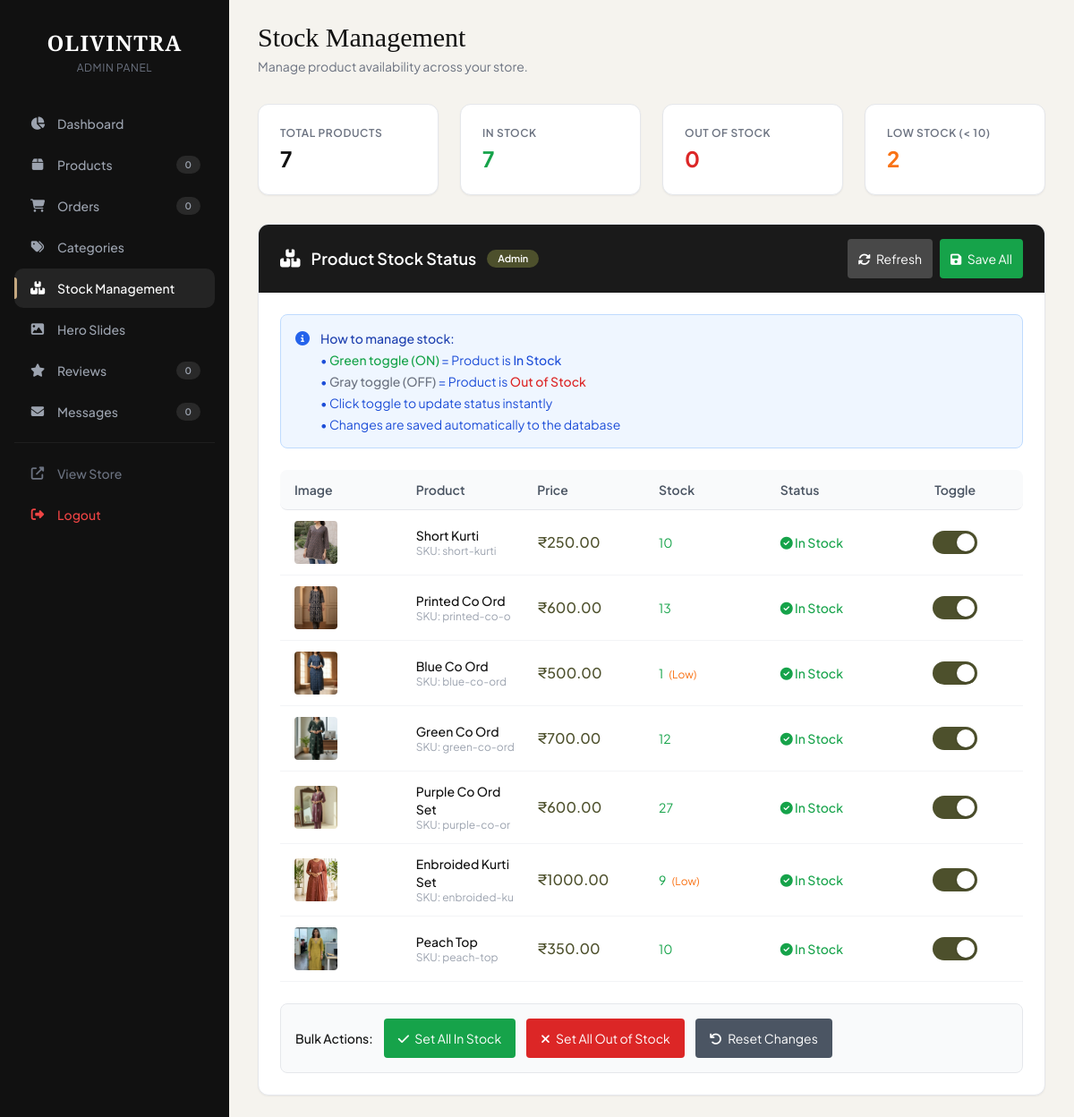
The page /admin/stock-management (signed in) on the database its author committed.
### models.py (models this page shows, shortened)
class Product(db.Model):
    id = db.Column(db.Integer, primary_key=True)
    name = db.Column(db.String(200), nullable=False)
    slug = db.Column(db.String(200), unique=True, nullable=False)
    description = db.Column(db.Text)
    price = db.Column(db.Float, nullable=False)
    original_price = db.Column(db.Float)
    image = db.Column(db.String(200))
    images = db.Column(db.Text)  # JSON array for multiple images
    category_id = db.Column(db.Integer, db.ForeignKey('category.id'))
    is_featured = db.Column(db.Boolean, default=False)
    is_best_seller = db.Column(db.Boolean, default=False)
    is_new_arrival = db.Column(db.Boolean, default=False)
    stock = db.Column(db.Integer, default=0)
    in_stock = db.Column(db.Boolean, default=True)
    rating = db.Column(db.Float, default=0)
    review_count = db.Column(db.Integer, default=0)
    material = db.Column(db.String(100))
    care_instructions = db.Column(db.Text)
    sizes = db.Column(db.Text)  # JSON array for sizes like ["S", "M", "L", "XL", "XXL"]
    created_at = db.Column(db.DateTime, default=datetime.utcnow)
    updated_at = db.Column(db.DateTime, default=datetime.utcnow, onupdate=datetime.utcnow)
    reviews = db.relationship('Review', backref='product', lazy=True, cascade='all, delete-orphan')

### app.py (the view)
@app.route('/admin/stock-management')
@login_required
@admin_required
def admin_stock_management():
    products = Product.query.order_by(Product.created_at.desc()).all()
    return render_template('admin/stock_management.html', products=products)

### app.py (called while the page is built, shortened)
@login_manager.user_loader
def load_user(user_id):
    admin = Admin.query.get(int(user_id))
    if admin:
        return admin
    return None

@app.before_request
def create_admin():
    if not Admin.query.first():
        admin = Admin(username=Config.ADMIN_USERNAME)
        admin.set_password(Config.ADMIN_PASSWORD)
        db.session.add(admin)
        db.session.commit()

@app.context_processor
def utility_processor():
    def cart_count():
        if 'cart' in session:
            return sum(item['quantity'] for item in session['cart'])
        return 0
    whatsapp_number = '+919037392700'
    whatsapp_url = f'https://wa.me/{whatsapp_number}'
    return dict(
        cart_count=cart_count,
        whatsapp_number=whatsapp_number,
        whatsapp_url=whatsapp_url,
        datetime=datetime
    )

def admin_required(f):
    @wraps(f)
    def decorated_function(*args, **kwargs):
        if not current_user.is_authenticated:
            flash('Please login as admin to continue.', 'error')
            return redirect(url_for('admin_login'))
        if not isinstance(current_user, Admin):
            flash('Access denied. Admin only.', 'error')
            return redirect(url_for('admin_login'))
        return f(*args, **kwargs)
    return decorated_function

### templates/admin/stock_management.html (shortened to what this page needs)
{% extends "admin/base_admin.html" %}
{% block admin_content %}
<div class="mb-8">
    <h2 class="text-3xl font-serif text-brand-dark">Stock Management</h2>
    <p class="text-gray-500 text-sm mt-1">Manage product availability across your store.</p>
</div>
<div class="grid grid-cols-1 sm:grid-cols-2 lg:grid-cols-4 gap-6 mb-8">
    <div class="bg-white p-6 rounded-xl shadow-sm border border-gray-200">
        <p class="text-gray-500 text-xs uppercase tracking-wider font-semibold">Total Products</p>
        <p class="text-2xl font-bold text-brand-dark mt-1">{{ products|length }}</p>
    </div>
    <div class="bg-white p-6 rounded-xl shadow-sm border border-gray-200">
        <p class="text-gray-500 text-xs uppercase tracking-wider font-semibold">In Stock</p>
        <p class="text-2xl font-bold text-green-600 mt-1">{{ products|selectattr('in_stock', 'equalto', True)|list|length }}</p>
    </div>
    <div class="bg-white p-6 rounded-xl shadow-sm border border-gray-200">
        <p class="text-gray-500 text-xs uppercase tracking-wider font-semibold">Out of Stock</p>
        <p class="text-2xl font-bold text-red-600 mt-1">{{ products|selectattr('in_stock', 'equalto', False)|list|length }}</p>
    </div>
    <div class="bg-white p-6 rounded-xl shadow-sm border border-gray-200">
        <p class="text-gray-500 text-xs uppercase tracking-wider font-semibold">Low Stock (&lt; 10)</p>
        <p class="text-2xl font-bold text-orange-500 mt-1">{{ products|selectattr('stock', 'lessthan', 10)|list|length }}</p>
    </div>
</div>
<div class="bg-white rounded-xl shadow-sm border border-gray-200 overflow-hidden">
    <div class="bg-[#1a1a1a] text-white px-6 py-4 flex flex-wrap justify-between items-center gap-4">
        <div class="flex items-center gap-3">
            <i class="fas fa-boxes text-xl"></i>
            <h2 class="text-lg font-semibold">Product Stock Status</h2>
            <span class="admin-badge bg-[#4d502c] text-white px-3 py-1 rounded-full text-xs font-semibold">Admin</span>
        </div>
        <div class="flex flex-wrap gap-2">
            <button onclick="refreshStock()" class="text-sm bg-white/20 hover:bg-white/30 px-3 py-1.5 rounded transition">
                <i class="fas fa-sync-alt mr-1"></i> Refresh
            </button>
            <button onclick="saveAllChanges()" class="text-sm bg-green-600 hover:bg-green-700 px-3 py-1.5 rounded transition">
                <i class="fas fa-save mr-1"></i> Save All
            </button>
        </div>
    </div>
    <div class="p-6">
        <div class="bg-blue-50 border border-blue-200 rounded-lg p-4 mb-6">
            <div class="flex items-start gap-3">
                <i class="fas fa-info-circle text-blue-600 mt-0.5"></i>
                <div>
                    <p class="text-sm font-medium text-blue-800">How to manage stock:</p>
                    <ul class="text-sm text-blue-700 mt-1 space-y-1">
                        <li>• <span class="font-medium text-green-600">Green toggle (ON)</span> = Product is <span class="font-medium">In Stock</span></li>
                        <li>• <span class="font-medium text-gray-500">Gray toggle (OFF)</span> = Product is <span class="font-medium text-red-600">Out of Stock</span></li>
                        <li>• Click toggle to update status instantly</li>
                        <li>• Changes are saved automatically to the database</li>
                    </ul>
                </div>
            </div>
        </div>
        <div class="overflow-x-auto">
            <div class="min-w-full">
                <div class="grid grid-cols-6 gap-4 px-4 py-3 bg-gray-50 rounded-lg font-semibold text-sm text-gray-600 border-b">
                    <div>Image</div>
                    <div>Product</div>
                    <div>Price</div>
                    <div>Stock</div>
                    <div>Status</div>
                    <div class="text-center">Toggle</div>
                </div>
                <div id="productList">
                    {% for product in products %}
                    <div class="grid grid-cols-6 gap-4 px-4 py-3 border-b border-gray-100 hover:bg-gray-50 transition items-center" data-product-id="{{ product.id }}">
                        <div>
                            {% if product.image %}
                            <img src="{{ url_for('static', filename='uploads/' + product.image) }}" alt="{{ product.name }}" class="w-12 h-12 object-cover rounded">
                            {% else %}
                            <div class="w-12 h-12 bg-gray-200 rounded flex items-center justify-center text-gray-400">
                                <i class="fas fa-image"></i>
                            </div>
                            {% endif %}
                        </div>
                        <div>
                            <div class="font-medium text-sm text-brand-dark">{{ product.name }}</div>
                            <div class="text-xs text-gray-400">SKU: {{ product.slug[:12] }}</div>
                        </div>
                        <div class="font-medium text-[#4d502c]">₹{{ "%.2f"|format(product.price) }}</div>
                        <div>
                            <span class="text-sm {% if product.stock > 0 %}text-green-600{% else %}text-red-600{% endif %}">
                                {{ product.stock }}
                            </span>
                            {% if product.stock < 10 and product.stock > 0 %}
                            <span class="text-xs text-orange-500 ml-1">(Low)</span>
                            {% endif %}
                        </div>
                        <div>
                            <span class="stock-status text-sm font-medium {% if product.in_stock %}text-green-600{% else %}text-red-600{% endif %}" id="status-{{ product.id }}">
                                <i class="fas {% if product.in_stock %}fa-check-circle{% else %}fa-times-circle{% endif %}"></i>
                                {% if product.in_stock %}In Stock{% else %}Out of Stock{% endif %}
                            </span>
                        </div>
                        <div class="flex justify-center">
                            <div class="stock-toggle {% if product.in_stock %}active{% endif %}" onclick="toggleStock({{ product.id }})" id="toggle-{{ product.id }}">
                                <span class="slider"></span>
                            </div>
                        </div>
                    </div>
                    {% endfor %}
                </div>
            </div>
        </div>
        <div class="mt-6 p-4 bg-gray-50 rounded-lg border border-gray-200">
            <div class="flex flex-wrap gap-3 items-center">
                <span class="text-sm font-medium">Bulk Actions:</span>
                <button onclick="bulkUpdate(true)" class="px-4 py-2 bg-green-600 text-white rounded text-sm hover:bg-green-700 transition">
                    <i class="fas fa-check mr-1"></i> Set All In Stock
                </button>
                <button onclick="bulkUpdate(false)" class="px-4 py-2 bg-red-600 text-white rounded text-sm hover:bg-red-700 transition">
                    <i class="fas fa-times mr-1"></i> Set All Out of Stock
                </button>
                <button onclick="resetToCurrent()" class="px-4 py-2 bg-gray-600 text-white rounded text-sm hover:bg-gray-700 transition">
                    <i class="fas fa-undo mr-1"></i> Reset Changes
                </button>
            </div>
        </div>
    </div>
</div>
{% endblock %}

### templates/admin/base_admin.html (style rules this page uses)
* { box-sizing: border-box; }
body { font-family: 'Plus Jakarta Sans', sans-serif; background-color: #f5f3ee; color: #111111; }
.font-serif { font-family: 'Playfair Display', serif; }
button, .btn, .menu-btn, .close-btn, .sidebar-link, .menu-link { min-height: 44px; min-width: 44px; touch-action: manipulation; -webkit-tap-highlight-color: transparent; }

### templates/admin/stock_management.html (style rules this page uses)
.stock-toggle { position: relative; width: 50px; height: 26px; background: #ccc; border-radius: 13px; transition: all 0.3s ease; cursor: pointer; display: inline-block; flex-shrink: 0; }
.stock-toggle.active { background: #4d502c; }
.stock-toggle .slider { position: absolute; top: 3px; left: 3px; width: 20px; height: 20px; background: white; border-radius: 50%; transition: all 0.3s ease; box-shadow: 0 1px 3px rgba(0,0,0,0.2); }
.stock-toggle.active .slider { left: 27px; }
.admin-badge { background: #4d502c; color: white; padding: 2px 12px; border-radius: 12px; font-size: 11px; font-weight: 600; }

### rows shown on the page
Product: image (picture), name "Short Kurti", slug "short-kurti", price "250.00", stock "10", in_stock True (drawn)
Product: image (picture), name "Printed Co Ord", slug "printed-co-o", price "600.00", stock "13", in_stock True (drawn)
Product: image (picture), name "Blue Co Ord", slug "blue-co-ord", price "500.00", stock "1", shows "(Low)", in_stock True (drawn)
Product: image (picture), name "Green Co Ord", slug "green-co-ord", price "700.00", stock "12", in_stock True (drawn)
Product: image (picture), name "Purple Co Ord Set", slug "purple-co-or", price "600.00", stock "27", in_stock True (drawn)
Product: image (picture), name "Enbroided Kurti Set", slug "enbroided-ku", price "1000.00", stock "9", shows "(Low)", in_stock True (drawn)
Product: image (picture), name "Peach Top", slug "peach-top", price "350.00", stock "10", in_stock True (drawn)

### other values the page prints
{{ total_products if total_products else 0 }} "0"
{{ pending_count }} "0"
{{ review_count }} "0"
{{ msg_count }} "0"
{{ products|length }} "7"
{{ products|selectattr('in_stock', 'equalto', True)|list|length }} "7"
{{ products|selectattr('in_stock', 'equalto', False)|list|length }} "0"
{{ products|selectattr('stock', 'lessthan', 10)|list|length }} "2"
